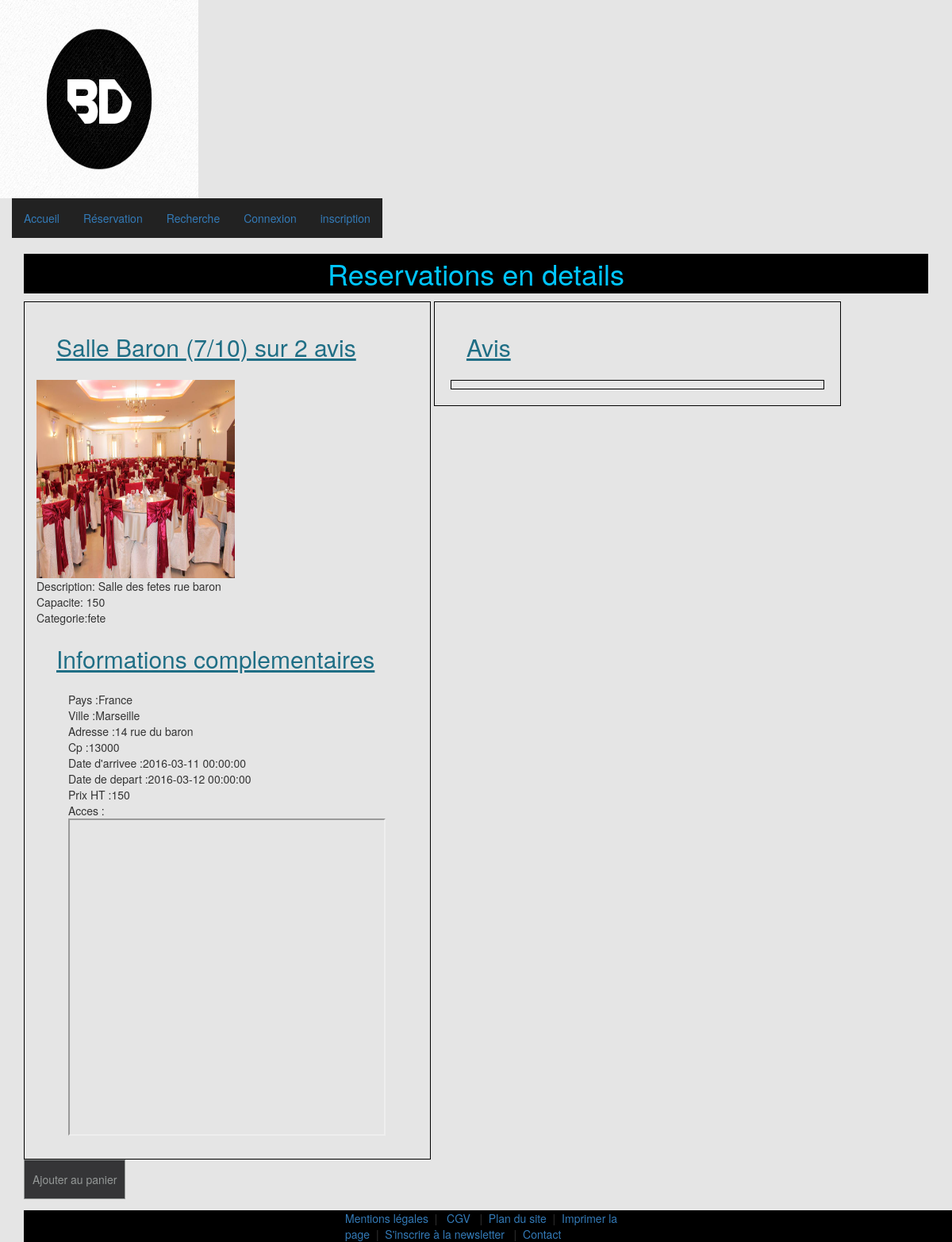
The app's page /reservation_details.php?id_produit=12 with its own data.
### tables this page shows
CREATE TABLE IF NOT EXISTS `produit` (
  `id_produit` int(5) NOT NULL AUTO_INCREMENT,
  `date_arrivee` datetime NOT NULL,
  `date_depart` datetime NOT NULL,
  `id_salle` int(5) NOT NULL,
  `id_promo` int(2) NOT NULL,
  `prix` int(5) NOT NULL,
  `etat` varchar(255) NOT NULL,
  PRIMARY KEY (`id_produit`),
  KEY `id_salle` (`id_salle`)
);

CREATE TABLE IF NOT EXISTS `salle` (
  `id_salle` int(5) NOT NULL AUTO_INCREMENT,
  `pays` varchar(20) NOT NULL,
  `ville` varchar(20) NOT NULL,
  `adresse` text NOT NULL,
  `cp` varchar(5) NOT NULL,
  `titre` varchar(200) NOT NULL,
  `description` text NOT NULL,
  `photo` varchar(200) NOT NULL,
  `capacite` int(3) NOT NULL,
  `categorie` enum('business','fete') NOT NULL,
  `created_at` datetime NOT NULL DEFAULT CURRENT_TIMESTAMP,
  `updated_at` datetime NOT NULL DEFAULT CURRENT_TIMESTAMP ON UPDATE CURRENT_TIMESTAMP,
  PRIMARY KEY (`id_salle`)
);

### reservation_details.php (the view, shortened to what this page needs)
<?php
require_once 'inc/init.inc.php';
$infoProduit = $lokisalle->prepare("SELECT * FROM produit p INNER JOIN salle s ON p.id_salle = s.id_salle WHERE id_produit = :id_produit");
$infoProduit->bindValue(':id_produit', $_GET['id_produit'], PDO::PARAM_INT);
$infoProduit->execute();
$resultat = $infoProduit->fetchAll(PDO::FETCH_ASSOC);
include_once 'inc/header.inc.php';
?>
<h1>Reservations en details</h1>
<aside>
	<h2><?= $resultat[0]['titre']?> (7/10) sur 2 avis</h2>
	<img src="<?= URL ?>/assets/images/<?= $resultat[0]['photo']?>">
	<p>Description: <?= $resultat[0]['description']?></p>
	<p>Capacite: <?= $resultat[0]['capacite']?></p>
	<p>Categorie:<?= $resultat[0]['categorie']?></p>
	<h2>Informations complementaires</h2>
	<ul>
		<li>Pays :<?= $resultat[0]['pays']?></li>
		<li>Ville :<?= $resultat[0]['ville']?></li>
		<li>Adresse :<?= $resultat[0]['adresse']?></li>
		<li>Cp :<?= $resultat[0]['cp']?></li>
		<li>Date d'arrivee :<?= $resultat[0]['date_arrivee']?></li>
		<li>Date de depart :<?= $resultat[0]['date_depart']?></li>
		<li>Prix HT :<?= $resultat[0]['prix']?></li>
		<li>Acces :<br>
		<iframe src="https://www.google.com/maps/embed?pb=!1m18!1m12!1m3!1d2623.738076389784!2d2.701960315154115!3d48.88226950697988!2m3!1f0!2f0!3f0!3m2!1i1024!2i768!4f13.1!3m3!1m2!1s0x47e61b0c422151f1%3A0x7cfaa9ba550911df!2sLagny+-+Thorigny!5e0!3m2!1sfr!2sfr!4v1457034234332" width="400" height="400" frameborder="1" style="border:1" allowfullscreen></iframe>
		</li>
	</ul>
</aside>
<aside>
	<h2>Avis</h2>
	<div>
	</div>
</aside>
<form method="POST" action="panier.php">
<button type="submit" name="ajout_panier">Ajouter au panier</button>
</form>
<?php
include_once 'inc/footer.inc.php';

### styles/style.css (style rules this page uses)
ul { list-style-type: none; }
p { margin: 0; padding: 0; }
h1 { text-align: center; padding: 5px 0; background-color: #000000; color: #00c6ff; }
img { width: 250px; height: 250px; }
body { margin: auto; }
body { background: rgba(0,0,0,0.1); }
form button { height: 50px; border: 1px solid; background: #353537; color: #959998; }
h2 { color: #1F6E85; text-decoration:underline; margin: 25px; }
button { padding: 10px; background-color: #135263; color: white; margin: auto; }
aside { display: inline-block; vertical-align: top; border: 1px solid black; padding: 15px; text-align: left; width: 45%; }
aside div { border: 1px solid black; margin: 5px; padding: 5px; }

### records on screen
produit: id_salle.titre "Salle Baron", id_salle.photo (picture), id_salle.description "Salle des fetes rue baron", id_salle.capacite "150", id_salle.categorie "fete", id_salle.pays "France", id_salle.ville "Marseille", id_salle.adresse "14 rue du baron", id_salle.cp "13000", date_arrivee "2016-03-11 00:00:00", date_depart "2016-03-12 00:00:00", prix "150"
